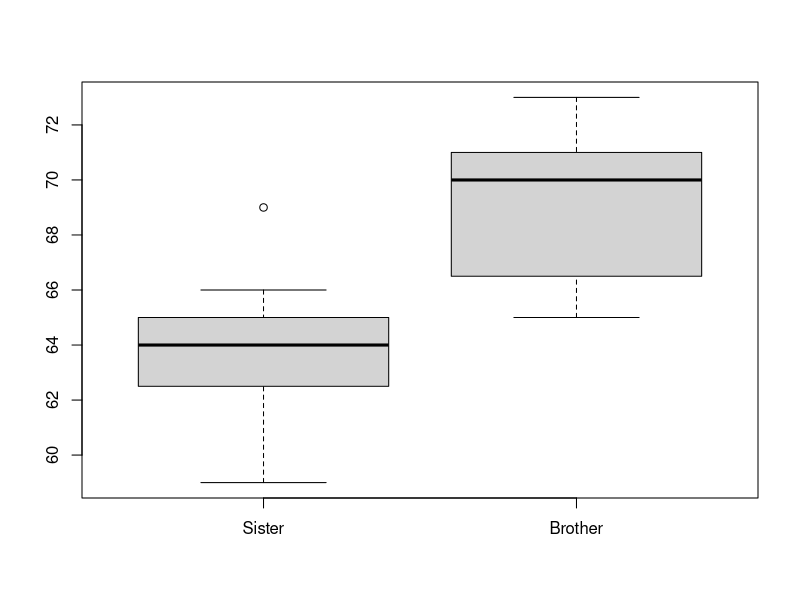

The R source for this figure:
## ---- chunk 1
# Tout d'abord le fichier Hauteur.txt est importé et 
# le "working directory" est fixé pour aider à la réplicabilité du code.

setwd("~/Documents/donnees_eco/Labo4")

hauteurs <- read.table("Hauteur.txt", header =TRUE)

# Les données sont ensuite analysés pour déterminer les tests appropriés
str(hauteurs)
head(hauteurs)

# Nous pouvons visualiser la variance des frères et soeurs des 
# échantillons avec un boxplot

boxplot(hauteurs[c("Sister", "Brother")])
## ---- chunk 2
sisters <- hauteurs[ "Sister" ]
brothers <- hauteurs["Brother"]

t.test(sisters, brothers)

# On teste ensuite les résidus, pour s'assurer de l'applicabilité du test
sisters_res <- sisters - mean(sisters[,1])
brothers_res <- brothers - mean(brothers[,1])

## ---- chunk 3
set.seed(123)
sample(seq(1, 25, 1), size=8)
## ---- chunk 4

# Matrice avec noms de colonnes
id <- c(15, 14, 5, 11, 18, 9, 25, 20)
essence <- c(106, 108, 115, 182, 120, 36, 64, 93)
verte <- c(7, 10, 15, 15, 12, 5, 0, 15)
sample_mtx <- matrix(c(id, essence, verte), nrow = 8, byrow = FALSE)

colnames(sample_mtx) <- c("parking_id", "gas_cars", "green_cars")

